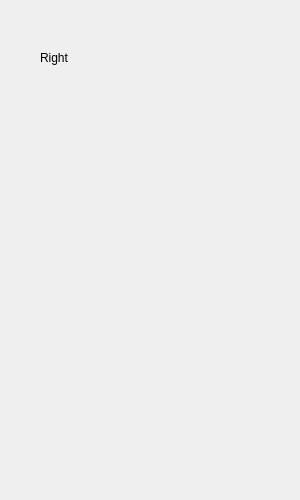
<?xml version="1.0" encoding="UTF-8"?>
<ui version="4.0">
 <class>RightPanel</class>
 <widget class="QWidget" name="RightPanel">
  <property name="geometry">
   <rect>
    <x>0</x>
    <y>0</y>
    <width>300</width>
    <height>500</height>
   </rect>
  </property>
  <property name="minimumSize">
   <size>
    <width>200</width>
    <height>0</height>
   </size>
  </property>
  <property name="windowTitle">
   <string>Right panel</string>
  </property>
  <widget class="QLabel" name="label">
   <property name="geometry">
    <rect>
     <x>40</x>
     <y>50</y>
     <width>56</width>
     <height>15</height>
    </rect>
   </property>
   <property name="text">
    <string>Right</string>
   </property>
  </widget>
 </widget>
 <resources/>
 <connections/>
</ui>
